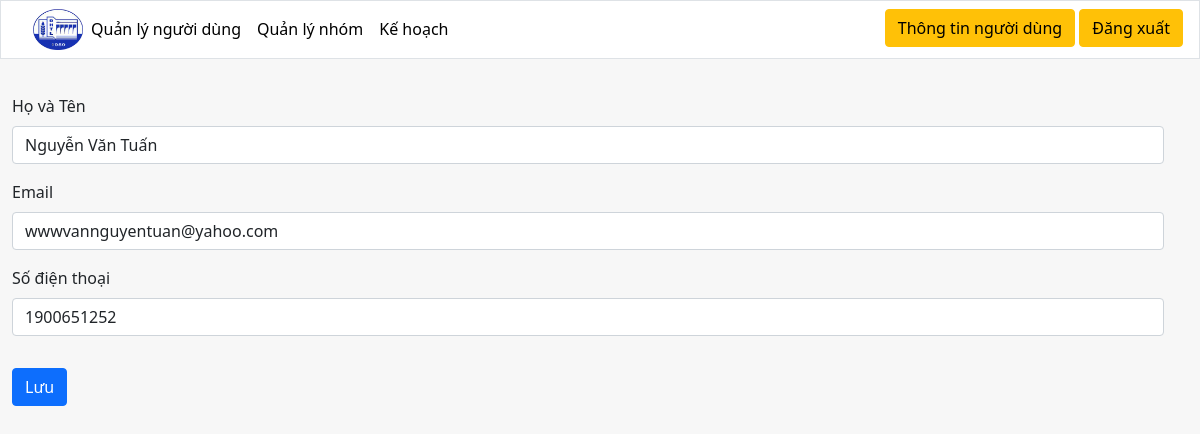
Page /Browers/views/admin/fix-user.php?userid=1 (signed in) on the committed database.
### tables this page shows
CREATE TABLE `user` (
  `us_id` int(10) NOT NULL,
  `us_name` varchar(50) NOT NULL,
  `us_email` varchar(50) NOT NULL,
  `us_phone` varchar(20) NOT NULL,
  `us_regdate` date NOT NULL DEFAULT current_timestamp()
);

### Browers/views/admin/fix-user.php (the view, shortened to what this page needs)
<?php
        include('header-admin.php');
        include('../../config/db.php');
?>
    <?php
        if(isset($_GET['userid'])) {
            $id = $_GET['userid'];
            $sql = "SELECT * from  user where us_id = $id";
            $result = mysqli_query($conn, $sql);
        }
    ?>
    <div id="content" class="row">
        <?php while($row = mysqli_fetch_assoc($result)){?>
        <form class="mt-4" method="POST" action="">
            <div class="mb-3">
                <label for="username" class="form-label">Họ và Tên</label>
                <input type="text" name="username" class="form-control" id="username" value="<?php echo $row['us_name']; ?>">
            </div>
            <div class="mb-3">
                <label for="email" class="form-label">Email</label>
                <input type="text" name="email" class="form-control" id="email" value="<?php echo $row['us_email']; ?>">
            </div>
            <div class="mb-3">
                <label for="phone" class="form-label">Số điện thoại</label>
                <input type="text" name="phone" class="form-control" id="phone" value="<?php echo $row['us_phone']; ?>">
            </div>
            <button type="submit" class="btn btn-primary mt-3 mb-4" name="submit">Lưu</button>
        </form>
        <?php } ?>
    </div>
<?php
    include("../../config/footer.php");
?>

### Browers/assets/css/config.css (style rules this page uses)
#content { margin-top: 70px; right: 0; }

### rows in the picture
user: username "Nguyễn Văn Tuấn", email "wwwvannguyentuan@yahoo.com", phone "1900651252"
